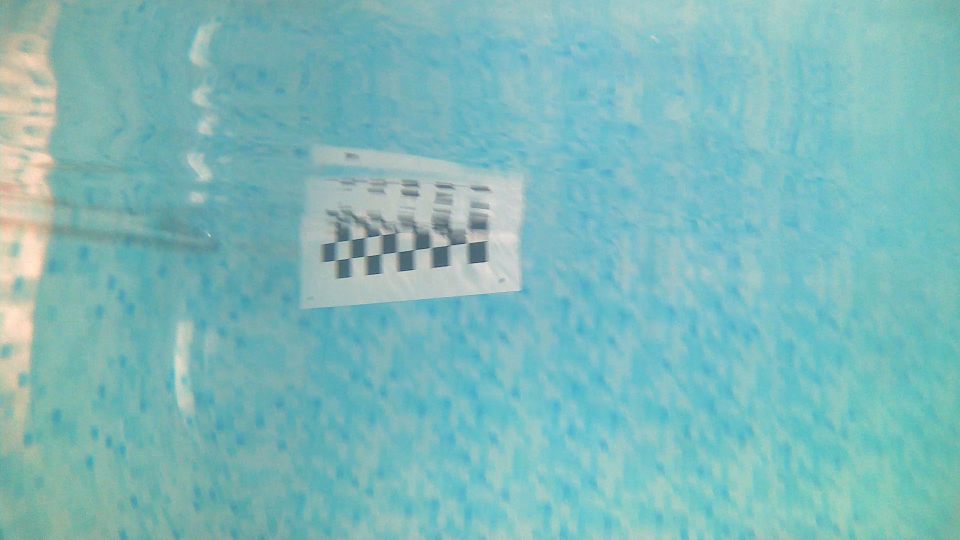
#> input picture SLAM/calibration/set_doublecam/frame_0001_r.jpg, 1920 x 1080 px (shown at 1/2 size); its folder holds 4 pictures in this run
$ python calibration.py
#> lines starting #> are read from the running program, lines starting #| are printed output that depends on the picture; after the words box and inside, x2 and y2 are one past the last pixel; in counts of white or black regions, pixels touching at a corner belong together
import numpy as np
import cv2
import glob
import pickle
import g2o

"""ATTENTION : L'implémentation en fisheye n'a pas été terminée car jugée inutile, donc elle ne marche à priori pas."""

def ini_calib(fisheye=0):
    """permet de calculer les paramètres de la caméra à partir d'un set de photos de calibration"""
#> called with fisheye = 0
    # termination criteria
    criteria = (cv2.TERM_CRITERIA_EPS + cv2.TERM_CRITERIA_MAX_ITER, 30, 0.001)

    # prepare object points, like (0,0,0), (1,0,0), (2,0,0) ....,(6,5,0)
    objp = np.zeros((7*9,3), np.float32)
    objp[:,:2] = np.mgrid[0:9,0:7].T.reshape(-1,2)

    # Arrays to store object points and image points from all the images.
    objpoints = [] # 3d point in real world space
    imgpoints = [] # 2d points in image plane.
    images = glob.glob('SLAM/calibration/set_doublecam/*r.jpg')
    i=0
    for fname in images:
        img = cv2.imread(fname)
#> img is the input picture: shape (1080, 1920, 3); mean B, G, R 186, 185.5, 125.3
        gray = cv2.cvtColor(img, cv2.COLOR_BGR2GRAY)
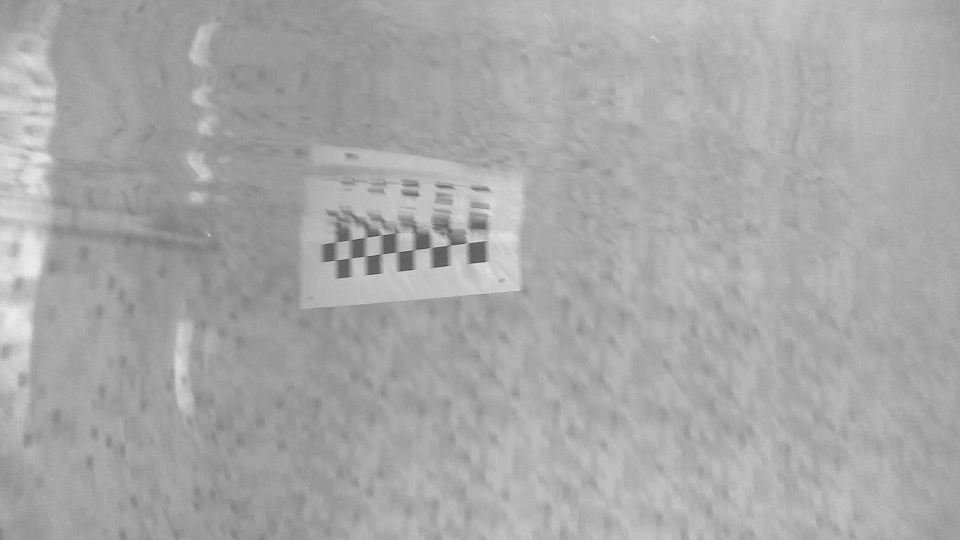
#> gray: shape (1080, 1920) (shown at 1/2 size); min 30, max 238, mean 167.6
        # cv2.imshow('img', img)
        # cv2.waitKey(500)
        # Find the chess board corners
        ret, corners = cv2.findChessboardCorners(gray, (9,7), None)
#> ret = False; corners = None

        # If found, add object points, image points (after refining them)
        if ret == True:
            i +=1
            objpoints.append(objp)

            corners2 = cv2.cornerSubPix(gray,corners, (11,11), (-1,-1), criteria)
            imgpoints.append(corners2)

            # Draw and display the corners
            cv2.drawChessboardCorners(img, (9,7), corners2, ret)
            cv2.imshow('img', img)
            cv2.waitKey(0)
        else:
            # cv2.imshow('img', img)
            # cv2.waitKey(0)
            pass
#> pass 2 of the loop in ini_calib, `for fname in images:`:
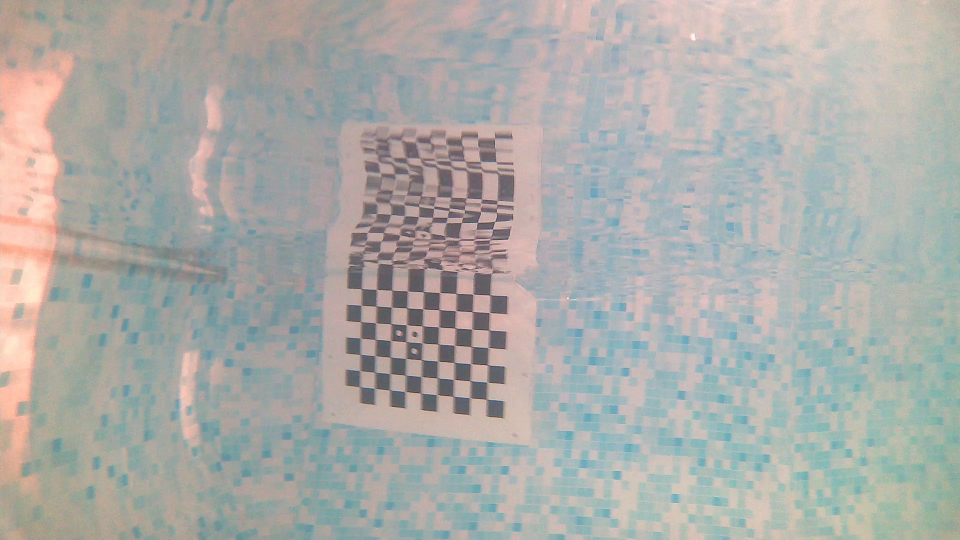
#> input picture SLAM/calibration/set_doublecam/frame_0002_r.jpg, 1920 x 1080 px (shown at 1/2 size)
#> in ini_calib, img is the input picture: shape (1080, 1920, 3); mean B, G, R 168.7, 172.1, 172
#> in ini_calib, `gray = cv2.cvtColor(img, cv2.COLOR_BGR2GRAY)`:
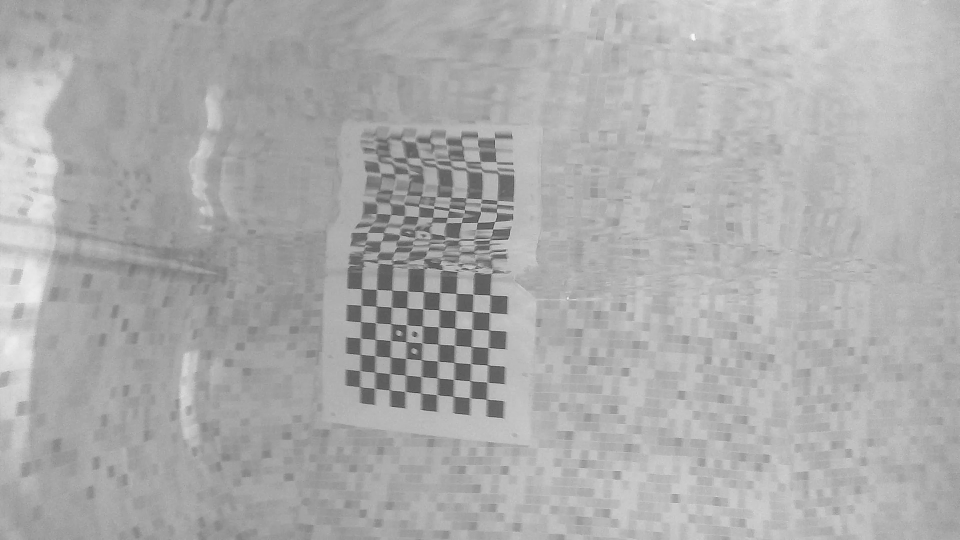
#> gray: shape (1080, 1920) (shown at 1/2 size); min 34, max 250, mean 171.7
#> ret = True; corners = 63 rows, first 8: [727, 581], [751.8, 578.7], [786.6, 580.5], [814, 581.6], [846, 585.4], [878.9, 585.1], [911.3, 587.5], [947, 589.5]
#> corners2 = 63 rows, first 8: [722.8, 577.6], [753.3, 579.1], [783.8, 580.6], [815.1, 582.4], [846.9, 583.7], [879.5, 585.4], [912.6, 586.8], [945.8, 588.6]
#> in ini_calib, `cv2.drawChessboardCorners(img, (9,7), corners2, ret)`:
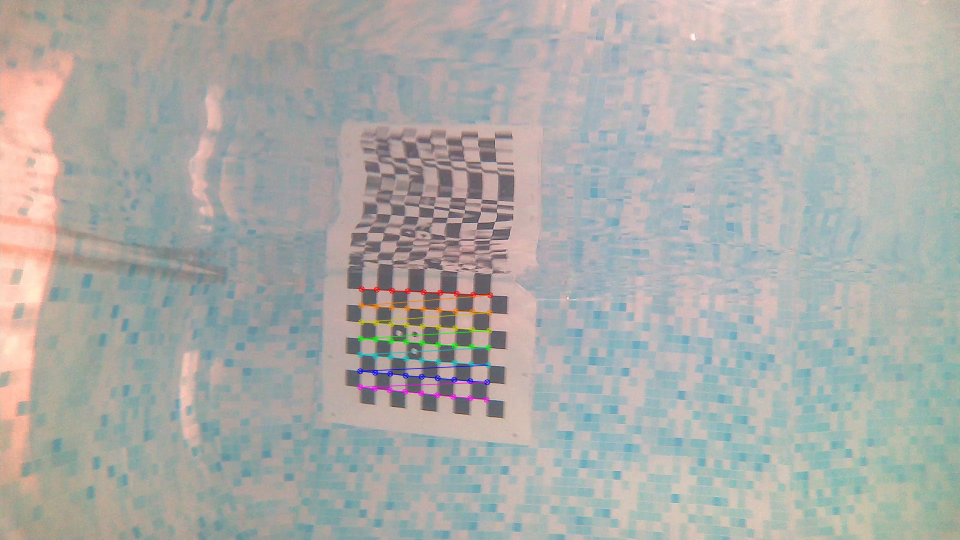
#> img: shape (1080, 1920, 3) (shown at 1/2 size); 0.71% of pixels changed, all inside (x1, y1, x2, y2) = (714, 572, 987, 806)
#> pass 3 of the loop in ini_calib, `for fname in images:`:
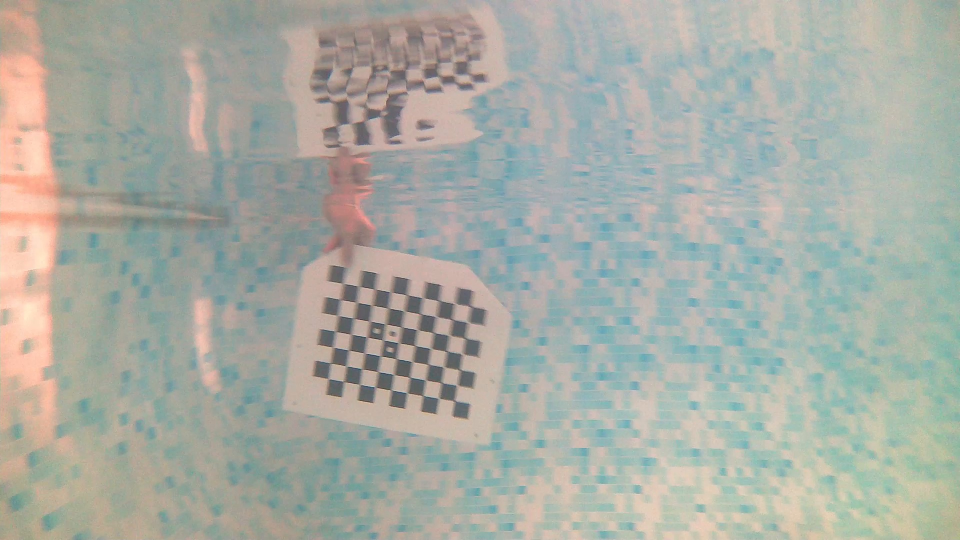
#> input picture SLAM/calibration/set_doublecam/frame_0003_r.jpg, 1920 x 1080 px (shown at 1/2 size)
#> in ini_calib, img is the input picture: shape (1080, 1920, 3); mean B, G, R 164.4, 172.5, 168.4
#> in ini_calib, `gray = cv2.cvtColor(img, cv2.COLOR_BGR2GRAY)`:
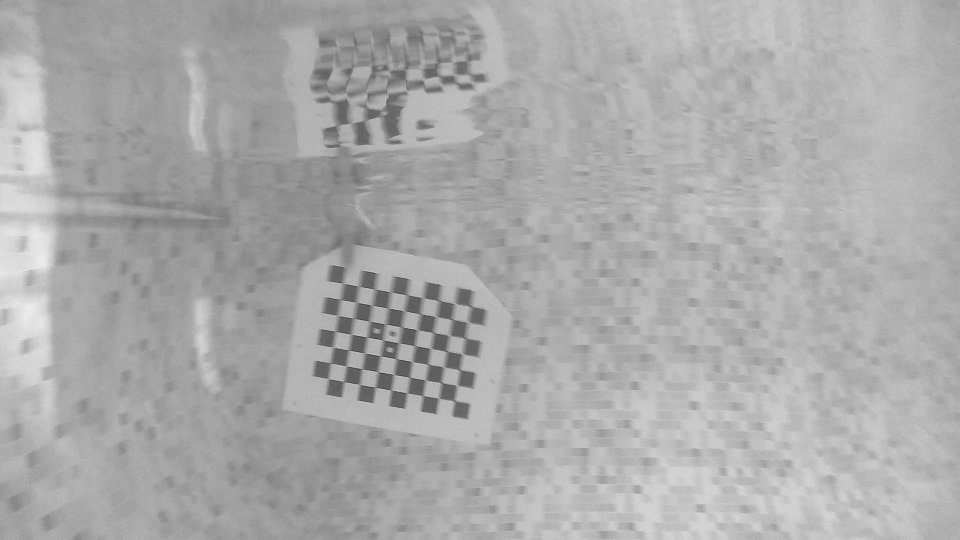
#> gray: shape (1080, 1920) (shown at 1/2 size); min 34, max 238, mean 170.3
#> corners = 63 rows, first 8: [688, 571], [718, 573], [750, 579], [781.5, 584.5], [814.5, 590], [846.5, 596.5], [879.5, 602], [910.3, 607.1]
#> corners2 = 63 rows, first 8: [686.1, 567.3], [718, 572.9], [749.8, 578.7], [781.1, 584.3], [814.6, 590.6], [845.8, 596], [878, 602.2], [909.4, 607.5]
#> in ini_calib, `cv2.drawChessboardCorners(img, (9,7), corners2, ret)`:
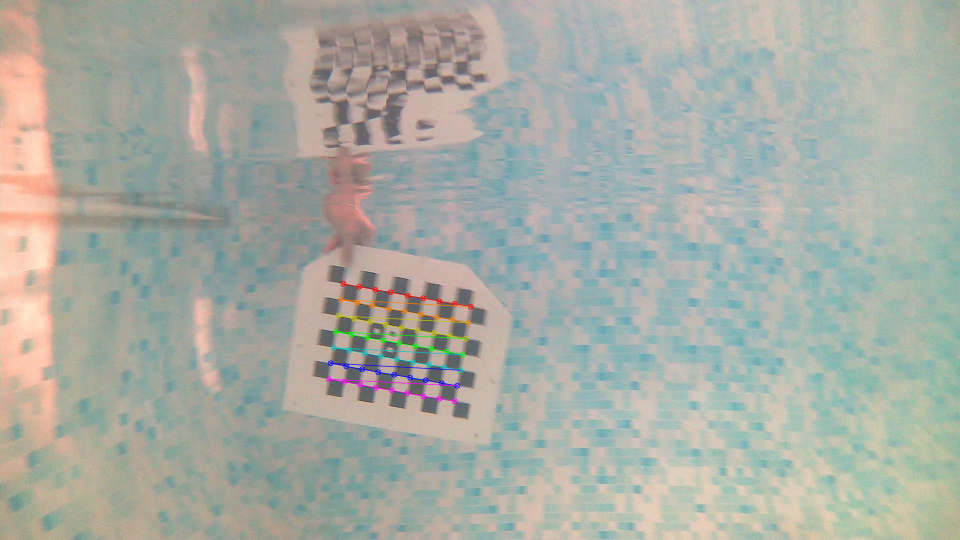
#> img: shape (1080, 1920, 3) (shown at 1/2 size); 0.71% of pixels changed, all inside (x1, y1, x2, y2) = (651, 561, 948, 809)
#> the loop made 4 passes; the first 3 are shown
    print("nb d'images non reconnues : ", len(images)-i)
    cv2.destroyAllWindows()
    h,  w = (1080,1920)
    if fisheye ==1:
        ret, mtx, dist, rvecs, tvecs = cv2.fisheye.calibrate(np.reshape(objpoints,(np.shape(objpoints)[0],np.shape(objpoints)[1],1,np.shape(objpoints)[2])), imgpoints, gray.shape[::-1], None, None)
        newcameramtx = cv2.fisheye.estimateNewCameraMatrixForUndistortRectify(mtx, dist, (w,h), np.eye(3), (w,h))
    else:
        ret, mtx, dist, rvecs, tvecs = cv2.calibrateCamera(objpoints, imgpoints, gray.shape[::-1], None, None)
        newcameramtx, roi = cv2.getOptimalNewCameraMatrix(mtx, dist, (w,h), 0, (w,h))

    print("erreur de reprojection ?:", ret)
    return [mtx, dist, newcameramtx, roi]

def cor_calib(img,mtx,dist,newcameramtx, roi,fisheye=0, crop=1):
    """corrige la distorsion et refait l'échelle de l'image"""
    h,  w = img.shape[:2]
    # undistort
    if fisheye==1:
        dst = cv2.fisheye.undistortImage(img, mtx, dist, None, newcameramtx)
    else:
        dst = cv2.undistort(img, mtx, dist, None, newcameramtx)
    # crop the image
    if crop ==1:
        x, y, w, h = roi
        dst = dst[y:y+h, x:x+w]
    return dst

def test_calib(mtx, dist, newcameramtx, roi):
    """permet de comparer l'image de base et l'image corrigée"""
#> called with mtx = array of shape (3, 3), dist = array of shape (1, 5), newcameramtx = array of shape (3, 3), roi = (0, 0, 1919, 1079)
    img = cv2.imread('SLAM/calibration/controle/controle2.jpg')
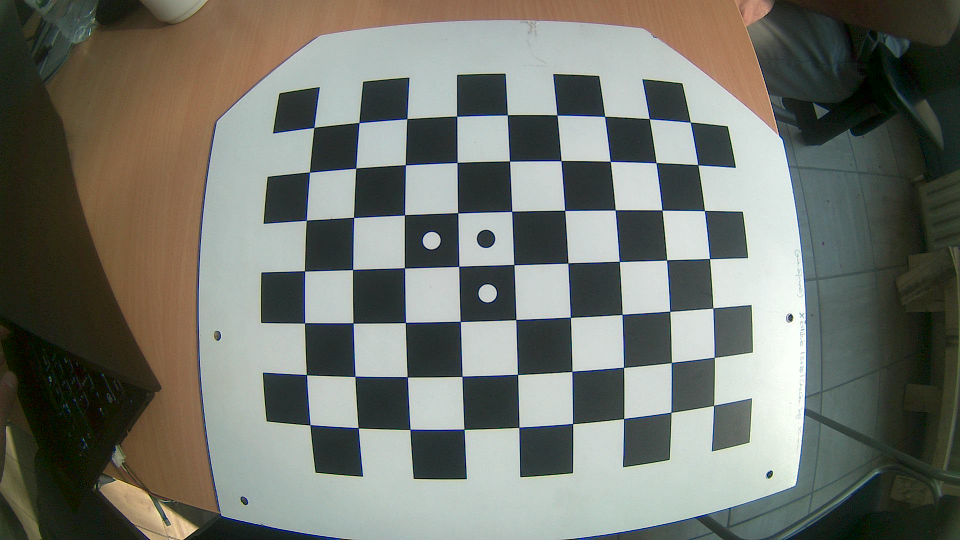
#> input picture SLAM/calibration/controle/controle2.jpg, 1920 x 1080 px, found by its file name (shown at 1/2 size)
#> img is the input picture: shape (1080, 1920, 3); mean B, G, R 107.5, 115.7, 113.1
    cv2.namedWindow('image corrigee', cv2.WINDOW_KEEPRATIO)
    cv2.namedWindow('image originale', cv2.WINDOW_KEEPRATIO)
    cv2.imshow('image originale',img)
    cv2.imshow('image corrigee',cor_calib(img,mtx,dist, newcameramtx, roi))
#> in cor_calib, `dst = cv2.undistort(img, mtx, dist, None, newcameramtx)`:
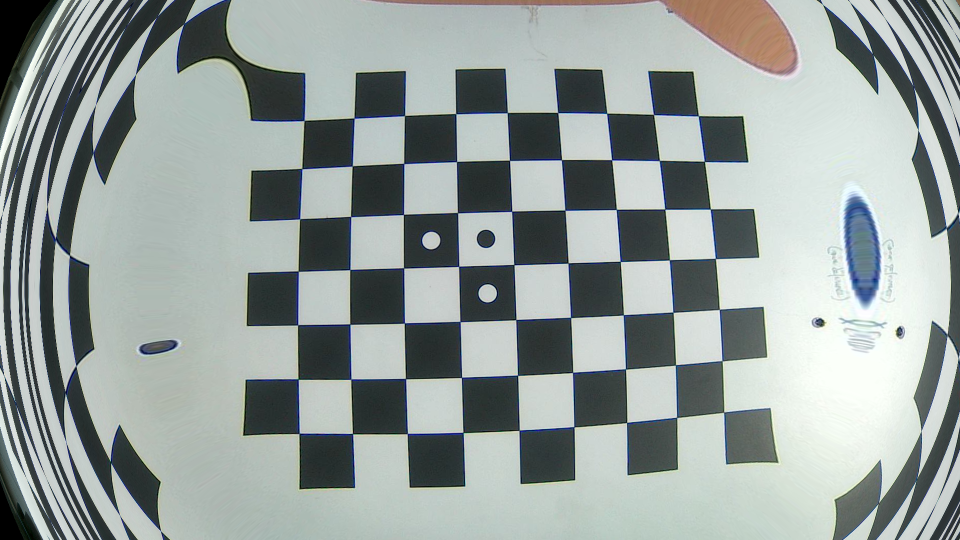
#> dst: shape (1080, 1920, 3) (shown at 1/2 size); mean B, G, R 156, 158.5, 149.6
    cv2.waitKey()
    cv2.imwrite('SLAM/calibration//controle/controle2calibeau.jpg',cor_calib(img,mtx,dist,newcameramtx, roi))

# Sauvegarde de nouveaux paramètres calculés
# with open("SLAM/calibration/param/parametres_calibeau_premierecam.txt", 'wb') as f
#     l= ini_calib()
#     print(l)
#     pickle.dump(l, f)

# Calcul de nouveaux paramètres, test
mtx, dist, newcameramtx, roi = ini_calib()
print(mtx, dist, newcameramtx, roi)
test_calib(mtx, dist, newcameramtx, roi)

# Récupération de paramètres
# with open("SLAM/calibration/parametres_calib2.txt", 'rb') as f:
#     param = pickle.load(f)
